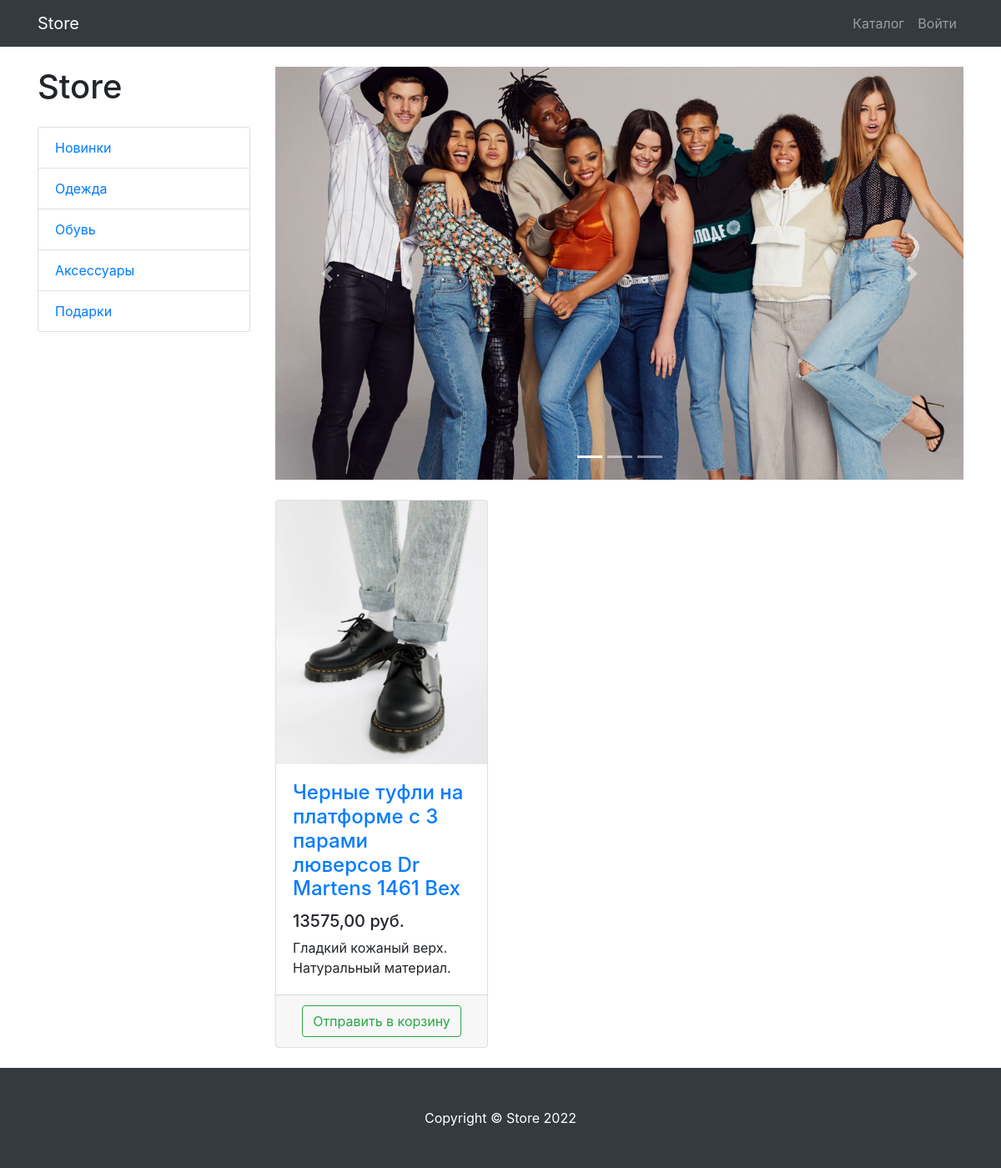
Screenshot of /products/category/3/ with the database file from the repository.
### products/models.py (models this page shows, shortened)
class ProductCategory(models.Model):
    name = models.CharField(
        max_length=128,
        blank=False,
        null=False,
        unique=True,
        verbose_name='Имя категории продукта'
    )
    slug = models.SlugField(
        max_length=128,
        blank=False,
        null=False,
        unique=True,
        verbose_name='URl'
    )
    description = models.TextField(blank=True, null=True)
    class Meta:
        verbose_name = 'категория'
        verbose_name_plural = 'категории'

class Product(models.Model):
    name = models.CharField(
        max_length=256,
        blank=False,
        null=False,
        unique=True,
        verbose_name='товар'
    )
    slug = models.SlugField(
        max_length=256,
        blank=False,
        null=False,
        unique=True,
        verbose_name='URL'
    )
    description = models.TextField(
        blank=False,
        null=False,
        verbose_name='описание'
    )
    price = models.DecimalField(
        max_digits=8,
        decimal_places=2,
        blank=False,
        null=False,
        verbose_name='цена'
    )
    quantity = models.PositiveIntegerField(
        default=0,
        blank=False,
        null=False,
        verbose_name='количество товаров'
    )
    image = models.ImageField(
        upload_to='products_images',
        null=True,
        blank=True,
        verbose_name='картинка'
    )
    category = models.ForeignKey(
        to='ProductCategory',
        on_delete=models.CASCADE
    )
    class Meta:
        verbose_name = 'товар'
        verbose_name_plural = 'товары'

### products/views.py (the view)
# urls.py: path('category/<int:category_id>/', ProductListView.as_view(), name='category')
class ProductListView(ListView):
    model = Product
    context_object_name = 'product_list'
    template_name = 'products/products.html'
    paginate_by = 3
    title = 'Store - Каталог'
    def get_queryset(self, category_id=None):
        queryset = super(ProductListView, self).get_queryset()
        category_id = self.kwargs.get('category_id')
        return queryset.filter(category_id=category_id) if category_id else queryset
    def get_context_data(self, *, object_list=None, **kwargs):
        context = super(ProductListView, self).get_context_data()
        context['categories'] = ProductCategory.objects.all()
        return context

### products/templates/products/products.html (shortened to what this page needs)
{% extends 'products/base.html' %}
{% load static %}
{% block css %}
    <link href="{% static 'vendor/css/products.css' %}" rel="stylesheet">
{% endblock %}
{% block content %}
{% include 'products/components/nav.html' %}
{% include 'products/components/products_content.html' %}
{% include 'products/components/footer.html' %}
{% endblock %}

### products/templates/products/components/menu.html
<div class="col-lg-3">
  <h1 class="my-4">Store</h1>
  <div class="list-group">
    {% for category in categories %}
      <a href="{% url 'products:category' category.id %}" class="list-group-item">{{ category.name }}</a>
    {% endfor %}
  </div>
</div>

### products/templates/products/components/product_card.html
                <div class="col-lg-4 col-md-6 mb-4">
                    <div class="card h-100">
                        <a href="#">
                            <img class="card-img-top"
                                 src="{{ product.image.url }}"
                                 alt="">
                        </a>
                        <div class="card-body">
                            <h4 class="card-title">
                                <a href="#">{{ product.name }}</a>
                            </h4>
                            <h5>{{ product.price }} руб.</h5>
                            <p class="card-text">{{ product.description }}</p>
                        </div>
                        <div class="card-footer text-center">
                            <a class="btn btn-outline-success" href="{% url 'products:basket_add' product.id %}">
                                Отправить в корзину
                            </a>
                        </div>
                    </div>
                </div>

### rows the page displays
ProductCategory: name "Новинки"
ProductCategory: name "Одежда"
ProductCategory: name "Обувь"
ProductCategory: name "Аксессуары"
ProductCategory: name "Подарки"
Product: image (picture), name "Черные туфли на платформе с 3 парами люверсов Dr Martens 1461 Bex", price "13575,00", description "Гладкий кожаный верх. Натуральный материал."
